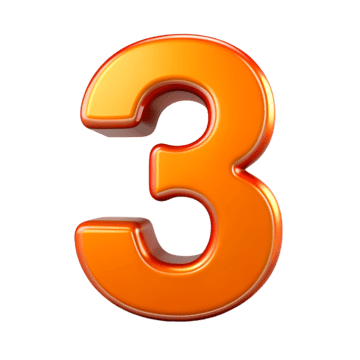
#> input picture BTest_3.png, 360 x 360 px, given in place of TTest_3.PNG, which was not available
$ python test.py
#> lines starting #> are read from the running program, lines starting #| are printed output that depends on the picture; pictures that were not available may be replaced by others from this repository, and a replacement may not be noted
import os
import numpy as np
from PIL import Image

def preprocess_image(path):
#> called with path = 'TTest_3.PNG'
    img = Image.open(path)
#> img is the input picture: PIL image 360x360 P; mean R, G, B, A 70.8, 36.8, 9.5, 76.4
    img = img.convert("L")
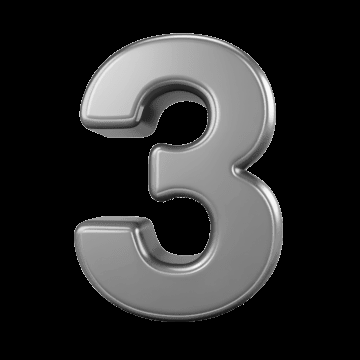
#> img: PIL image 360x360 L; min 0, max 250, mean 43.8
    img = img.resize((28, 28))   # important si tailles différentes
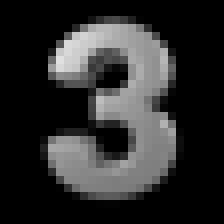
#> img: PIL image 28x28 L (shown 8 times larger); min 0, max 224, mean 44.3
    matrix = np.array(img)

    # choisis soit avec inversion, soit sans inversion
    matrix = 255 - matrix
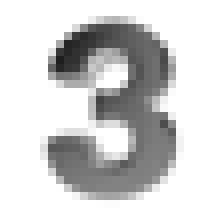
#> matrix: shape (28, 28) (shown 8 times larger); min 31, max 255, mean 210.7

    vector = (matrix > 128).astype(int).flatten()
#> vector = 784 values, max 1 at index 0, min 0 at index 95, mean 0.786
    return vector

# -------- Build dataset --------

dataset = {}

for file in os.listdir("."):
    if file.startswith("binary") :
        vector = preprocess_image(file)
        print(f"\nImage : {file}")

        digit = file.split("Group_")[1].split(".")[0]

        if digit not in dataset:
            dataset[digit] = []

        dataset[digit].append(vector)

# -------- Load test image --------

vector = preprocess_image("TTest_3.PNG")

# -------- Comparison --------

# Liste qui va contenir toutes les distances calculées
# Chaque élément aura la forme : (distance, chiffre)
distances = []

# On parcourt chaque chiffre du dataset
# Par exemple "1", "2", "3", etc.
for digit in dataset:

    # Pour ce chiffre, on parcourt tous les exemples associés
    for example in dataset[digit]:

        # On calcule la distance entre l'image test (vector)
        # et l'image du dataset (example)
        #
        # vector - example : différence pixel par pixel
        # np.abs(...)      : valeur absolue de chaque différence
        # np.sum(...)      : somme totale des différences
        #
        # Plus la distance est petite, plus les deux images se ressemblent
        distance = np.sum(np.abs(vector - example))

        # On stocke la distance calculée avec le chiffre correspondant
        distances.append((distance, digit))
#> after the loop, distances = []

# On trie toutes les distances par ordre croissant
# Les images les plus proches de l'image test seront au début de la liste
distances.sort()

# On garde les 3 exemples les plus proches
# C'est le principe du k-NN avec k = 3
top3 = distances[:3]
#> top3 = []

# Dictionnaire pour compter le nombre de votes de chaque chiffre
votes = {}

# On parcourt les 3 voisins les plus proches
for _, digit in top3:

    # votes.get(digit, 0) :
    # - si le chiffre existe déjà dans votes, on récupère sa valeur
    # - sinon on prend 0
    #
    # Ensuite on ajoute 1 vote à ce chiffre
    votes[digit] = votes.get(digit, 0) + 1
#> this loop made 0 passes
#> after the loop, votes = 0 items

# On choisit le chiffre qui a le plus de votes
# C'est le résultat final de la reconnaissance
#> (the run stopped early here; a loop or call above may not have finished)
